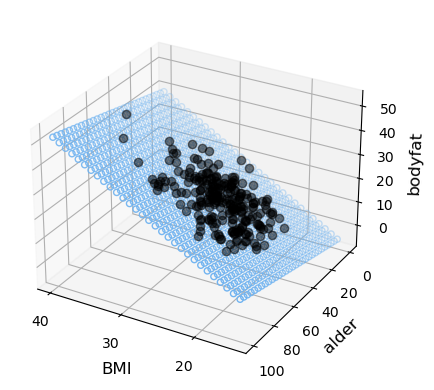

Source code (Python):
#!/usr/bin/env python3
# -*- coding: utf-8 -*-
"""
Created on Wed Sep  8 08:23:50 2021

@author: steffi
"""



import pandas as pd
import numpy as np
import matplotlib.pyplot as plt
from sklearn import linear_model
from mpl_toolkits.mplot3d import Axes3D

######################################## Data preparation #########################################

df = pd.read_csv('~/Teaching/ISTT1003/2021/Slides/1Regresjon/data/bodyfat.clean.txt',sep="\t",index_col=None)

X = df[['bmi', 'age']].values.reshape(-1,2)
Y = df['bodyfat']

######################## Prepare model data point for visualization ###############################

x = X[:, 0]
y = X[:, 1]
z = Y

x_pred = np.linspace(15, 40, 30)   # range of porosity values
y_pred = np.linspace(0, 100, 30)  # range of brittleness values
xx_pred, yy_pred = np.meshgrid(x_pred, y_pred)
model_viz = np.array([xx_pred.flatten(), yy_pred.flatten()]).T

################################################ Train #############################################

ols = linear_model.LinearRegression()
model = ols.fit(X, Y)
predicted = model.predict(model_viz)

############################################## Evaluate ############################################

r2 = model.score(X, Y)

############################################## Plot ################################################

plt.style.use('default')

fig = plt.figure(figsize=(12, 4))

ax1 = fig.add_subplot(131, projection='3d')

axes = [ax1]

for ax in axes:
    ax.plot(x, y, z, color='k', zorder=15, linestyle='none', marker='o', alpha=0.5)
    ax.scatter(xx_pred.flatten(), yy_pred.flatten(), predicted, facecolor=(0,0,0,0), s=20, edgecolor='#70b3f0')
    ax.set_xlabel('BMI', fontsize=12)
    ax.set_ylabel('alder', fontsize=12)
    ax.set_zlabel('bodyfat', fontsize=12)
    ax.locator_params(nbins=4, axis='x')
    ax.locator_params(nbins=5, axis='x')




ax1.view_init(elev=28, azim=120)


# fig.suptitle('$R^2 = %.2f$' % r2, fontsize=20)

fig.tight_layout()
 
